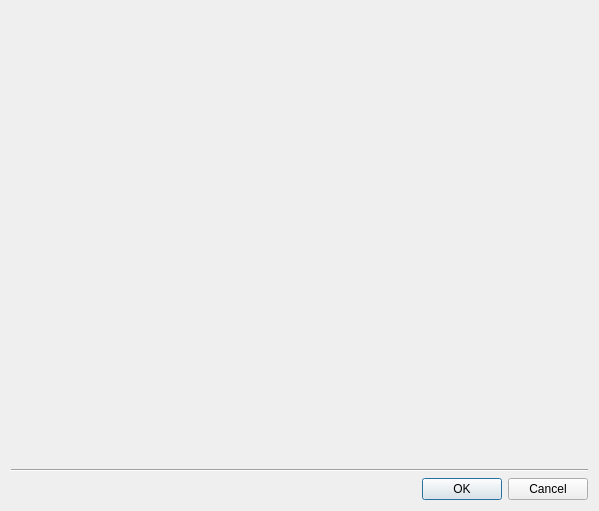
<?xml version="1.0" encoding="UTF-8"?>
<ui version="4.0">
 <class>MediaFileSettingsDialog</class>
 <widget class="QDialog" name="MediaFileSettingsDialog">
  <property name="geometry">
   <rect>
    <x>0</x>
    <y>0</y>
    <width>599</width>
    <height>511</height>
   </rect>
  </property>
  <property name="windowTitle">
   <string>File Settings</string>
  </property>
  <layout class="QVBoxLayout" name="verticalLayout_4">
   <item>
    <widget class="nx::client::desktop::FisheyeSettingsWidget" name="fisheyeWidget" native="true"/>
   </item>
   <item>
    <widget class="Line" name="line">
     <property name="orientation">
      <enum>Qt::Horizontal</enum>
     </property>
    </widget>
   </item>
   <item>
    <widget class="QDialogButtonBox" name="buttonBox">
     <property name="orientation">
      <enum>Qt::Horizontal</enum>
     </property>
     <property name="standardButtons">
      <set>QDialogButtonBox::Cancel|QDialogButtonBox::Ok</set>
     </property>
    </widget>
   </item>
  </layout>
 </widget>
 <customwidgets>
  <customwidget>
   <class>nx::client::desktop::FisheyeSettingsWidget</class>
   <extends>QWidget</extends>
   <header location="global">nx/client/desktop/resource_properties/fisheye/fisheye_settings_widget.h</header>
   <container>1</container>
  </customwidget>
 </customwidgets>
 <resources/>
 <connections/>
</ui>
